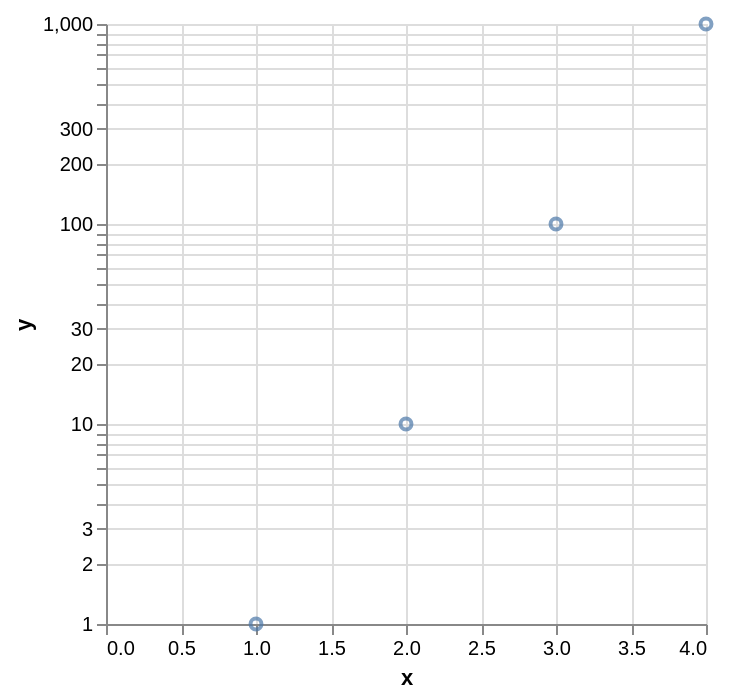

Source (Vega-Lite JSON):
### Vega-Lite specification from a JSON file in a GitHub repository (floating-point values rounded to 4 significant figures)
{"$schema": "https://vega.github.io/schema/vega-lite/v6.json", "description": "A logarithmic measure, which takes neither a zero nor a nice domain.", "data": {"values": [{"x": 1, "y": 1}, {"x": 2, "y": 10}, {"x": 3, "y": 100}, {"x": 4, "y": 1000}]}, "mark": "point", "encoding": {"x": {"field": "x", "type": "quantitative"}, "y": {"field": "y", "type": "quantitative", "scale": {"type": "log"}}}}
